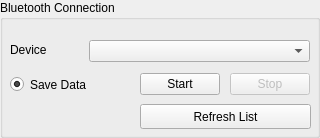
         <widget class="QGroupBox" name="bluetooth">
          <property name="maximumSize">
           <size>
            <width>16777215</width>
            <height>175</height>
           </size>
          </property>
          <property name="title">
           <string>Bluetooth Connection</string>
          </property>
          <widget class="QPushButton" name="BLEConnectionButton">
           <property name="geometry">
            <rect>
             <x>140</x>
             <y>73</y>
             <width>80</width>
             <height>22</height>
            </rect>
           </property>
           <property name="text">
            <string>Start</string>
           </property>
          </widget>
          <widget class="QPushButton" name="BLETerminationButton">
           <property name="enabled">
            <bool>false</bool>
           </property>
           <property name="geometry">
            <rect>
             <x>230</x>
             <y>73</y>
             <width>80</width>
             <height>22</height>
            </rect>
           </property>
           <property name="text">
            <string>Stop</string>
           </property>
          </widget>
          <widget class="QRadioButton" name="saveButton_2">
           <property name="geometry">
            <rect>
             <x>10</x>
             <y>73</y>
             <width>141</width>
             <height>23</height>
            </rect>
           </property>
           <property name="text">
            <string>Save Data</string>
           </property>
           <property name="checked">
            <bool>true</bool>
           </property>
          </widget>
          <widget class="QComboBox" name="bleDevice">
           <property name="geometry">
            <rect>
             <x>89</x>
             <y>40</y>
             <width>221</width>
             <height>22</height>
            </rect>
           </property>
          </widget>
          <widget class="QLabel" name="bleDeviceLabel">
           <property name="geometry">
            <rect>
             <x>10</x>
             <y>40</y>
             <width>81</width>
             <height>20</height>
            </rect>
           </property>
           <property name="text">
            <string>Device</string>
           </property>
          </widget>
          <widget class="QPushButton" name="refreshBtn">
           <property name="geometry">
            <rect>
             <x>140</x>
             <y>104</y>
             <width>171</width>
             <height>25</height>
            </rect>
           </property>
           <property name="text">
            <string>Refresh List</string>
           </property>
          </widget>
         </widget>
